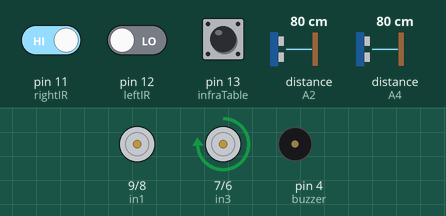
The sketch below on a simulated Arduino Uno, built with avr-gcc and run on an emulated ATmega328P. Parts: motor-driver pin pairs drawn as motors (green arrow = first pin HIGH = forward, orange = second pin HIGH = backward, longer = more drive, scaled by the enable pin), buzzer (waves = sounding). Wiring (inferred from the names in the program): 2 × ultrasonic range finder: trigger A1, echo A2 / trigger A3, echo A4. The inputs (shaded band) are chosen by the test bench; at power-on: distance to the obstacle (sensors on A2, A4) 80 cm, pin 11 (rightIR) HIGH, pin 12 (leftIR) LOW, pin 13 (infraTable) HIGH. The echo pulse lasts 58.3 µs per cm.

Above: at 1.2 s.
1.3 s: distance to the obstacle (sensor on A2) set to 22 cm
2.8 s: distance to the obstacle (sensor on A2) set to 17 cm
At 3.6 s:
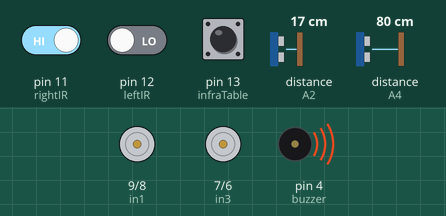
Timing chart, 0 to 11.8 s (numbered marks = the images above; inputs shaded):
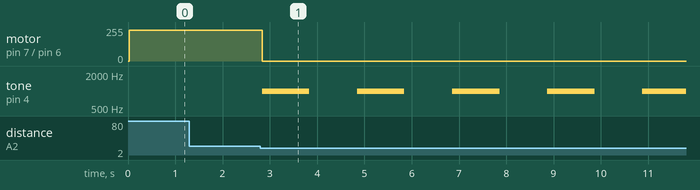

Measured:
- the behaviour switches between 20 and 19 cm on distance to the obstacle (sensor on A2) (found by bisection; images 0 and 1)
- after the input at 1.3 s, every drawn part: stays the same
- after the input at 2.8 s, motor on pin 7 (in3) / pin 6 (in4): forward 230/255 → stopped at once; tone on pin 4 (buzzer): alternates 1000 Hz for 1.0 s and silent for 1.0 s, starting at once

The sketch:

ir1.ino
```cpp
// Motor A connections
int enA = 10;
int in1 = 9;
int in2 = 8;

// Motor B connections
int enB = 5;
int in3 = 7;
int in4 = 6;

// IR line follower pins
int leftIR = 12;
//int middleIR = 3;
int rightIR = 11;
int infraTable = 13;

//Ultrasonic 1 pins
int trig1 = A1;
int echo1 = A2;

//Ultrasonic 2 pins
int trig2 = A3;
int echo2 = A4;

int buzzer = 4;
void setup() {
  // Set motor control pins as outputs
  pinMode(enA, OUTPUT);
  pinMode(in1, OUTPUT);
  pinMode(in2, OUTPUT);
  pinMode(enB, OUTPUT);
  pinMode(in3, OUTPUT);
  pinMode(in4, OUTPUT);

  // Set IR line follower pins as inputs
  pinMode(leftIR, INPUT);
 // pinMode(middleIR, INPUT);
  pinMode(rightIR, INPUT);

  pinMode(infraTable, INPUT);
 // Ultrasonic 1 pins
  pinMode(trig1, OUTPUT);
  pinMode(echo1, INPUT);
  // Ultrasonic 2 pins
  pinMode(trig2, OUTPUT);
  pinMode(echo2, INPUT);

  pinMode(buzzer, OUTPUT);
}

void loop() {
  int leftSensor = digitalRead(leftIR);
  //int middleSensor = digitalRead(middleIR);
  int rightSensor = digitalRead(rightIR);

  int tableIR = digitalRead(infraTable);

 if (checkdistance1() > 20 && checkdistance2() > 20  ) {
  // All sensors on white surface
  if (leftSensor == HIGH && rightSensor == HIGH) {
    // Move forward
    moveForward();
  }

  // Left sensor on black line
  else if (leftSensor == LOW && rightSensor == HIGH && tableIR == HIGH ) {
    // Turn left
    turnLeft();
  }
  // Right sensor on black line

  else if (rightSensor == LOW && leftSensor == HIGH && tableIR == HIGH ) {
    // Turn right
    turnRight();
  }
else if (rightSensor == LOW && leftSensor == LOW && tableIR == HIGH )
 {
     digitalWrite(in1, LOW);
  digitalWrite(in2, LOW);
  digitalWrite(enA, LOW);

  digitalWrite(in3, LOW);
  digitalWrite(in4, LOW);
  digitalWrite(enB,LOW);
    }
  else if (tableIR == LOW && rightSensor == LOW && leftSensor == LOW)
{
  moveForward();
}
}

else {
 stop();
 tone(buzzer, 1000); // Send 1KHz sound signal...
  delay(1000);        // ...for 1 sec
  noTone(buzzer);     // Stop sound...
  delay(1000);        // ...for 1sec
 }

}

// Function to move the robot forward
void moveForward() {
  digitalWrite(in1, HIGH);
  digitalWrite(in2, LOW);
  analogWrite(enA, 230);

  digitalWrite(in3, HIGH);
  digitalWrite(in4, LOW);
  analogWrite(enB, 230);
}

// Function to turn the robot left
void turnLeft() {
  digitalWrite(in1, LOW);
  digitalWrite(in2, HIGH);
  analogWrite(enA, 0);

  digitalWrite(in3, HIGH);
  digitalWrite(in4, LOW);
  analogWrite(enB, 230);
}

// Function to turn the robot right
void turnRight() {
  digitalWrite(in1, HIGH);
  digitalWrite(in2, LOW);
  analogWrite(enA, 230);

  digitalWrite(in3, LOW);
  digitalWrite(in4, HIGH);
  analogWrite(enB, 0);
}

// Check Distance of Ultrasonic 1
float checkdistance1() {
  digitalWrite(trig1, LOW);
  delayMicroseconds(2);
  digitalWrite(trig1, HIGH);
  delayMicroseconds(10);
  digitalWrite(trig1, LOW);
  float distance = pulseIn(echo1, HIGH) / 58.00;
  delay(10);
  return distance;
}

// Check Distnace of Ultrasonic 2
float checkdistance2() {
  digitalWrite(trig2, LOW);
  delayMicroseconds(2);
  digitalWrite(trig2, HIGH);
  delayMicroseconds(10);
  digitalWrite(trig2, LOW);
  float distance = pulseIn(echo2, HIGH) / 58.00;
  delay(10);
  return distance;
}


void stop() {
  digitalWrite(in1, LOW);
  digitalWrite(in2, LOW);
  analogWrite(enA, 0);

  digitalWrite(in3, LOW);
  digitalWrite(in4, LOW);
  analogWrite(enB, 0);
}
```
